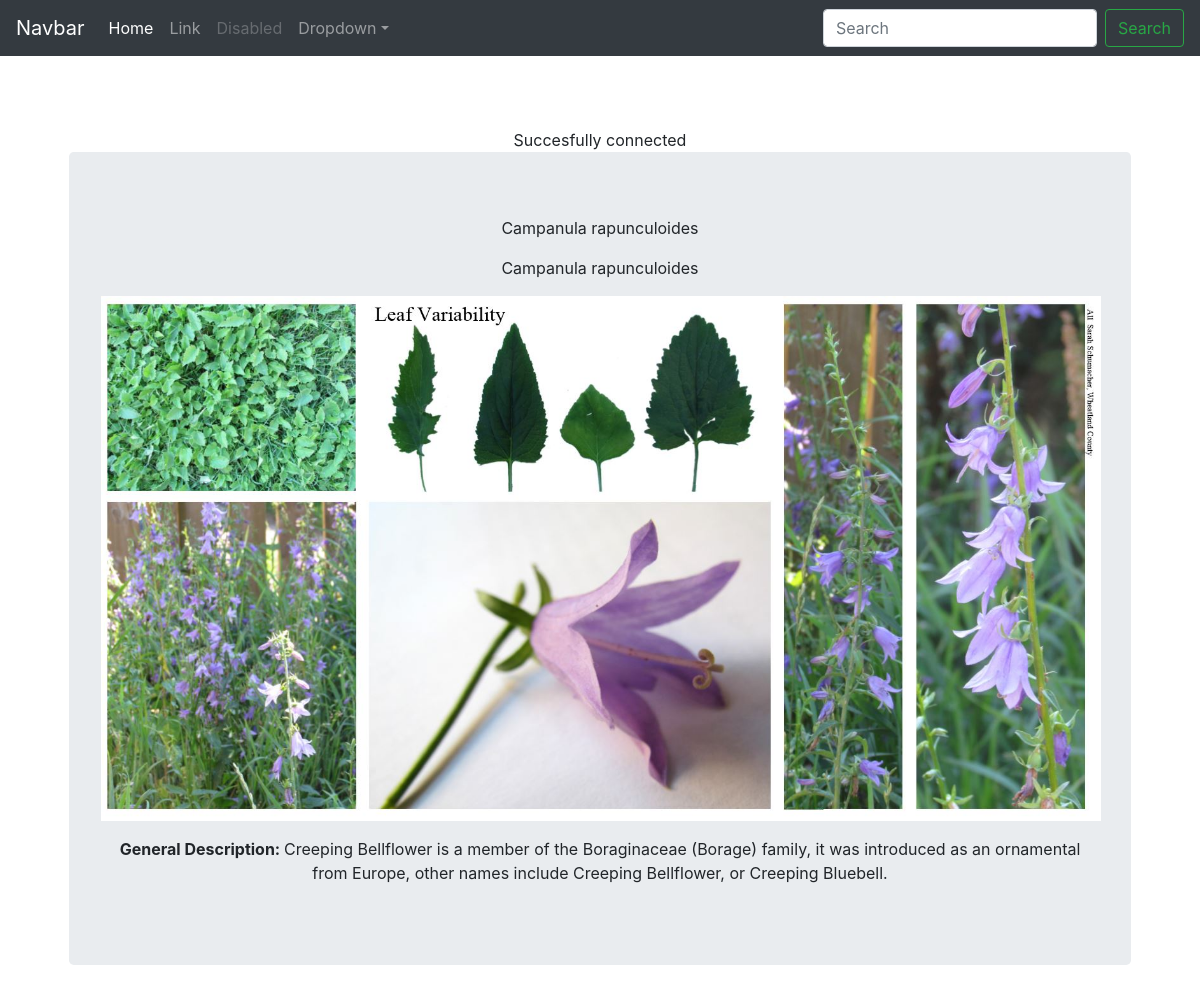
/?inv_sci_name=Campanula rapunculoides, run on the app's committed database.
### tables this page shows
CREATE TABLE `e_invasive_species` (
  `inv_sci_name` varchar(255) NOT NULL,
  `inv_com_name` varchar(255) DEFAULT NULL,
  `thumbnail` varchar(255) DEFAULT NULL,
  `aquatic` varchar(255) DEFAULT NULL,
  `inv_desc` blob,
  `concern` varchar(255) DEFAULT NULL,
  `management` varchar(255) DEFAULT NULL,
  `inv_ref` varchar(255) DEFAULT NULL
);

### index.php (the view, shortened to what this page needs)
<!doctype html>
<html lang="en">
  <head>
    <link href="bootstrap.min.css" rel="stylesheet">
    <link href="starter-template.css" rel="stylesheet">
  </head>
  <body>
    <nav class="navbar navbar-expand-md navbar-dark bg-dark fixed-top">
      <a class="navbar-brand" href="./">Navbar</a>
      <div class="collapse navbar-collapse" id="navbarsExampleDefault">
        <ul class="navbar-nav mr-auto">
          <li class="nav-item active">
            <a class="nav-link" href="#">Home <span class="sr-only">(current)</span></a>
          </li>
          <li class="nav-item">
            <a class="nav-link" href="#">Link</a>
          </li>
          <li class="nav-item">
            <a class="nav-link disabled" href="#">Disabled</a>
          </li>
          <li class="nav-item dropdown">
            <a class="nav-link dropdown-toggle" href="http://example.com" id="dropdown01" data-toggle="dropdown" aria-haspopup="true" aria-expanded="false">Dropdown</a>
          </li>
        </ul>
        <form class="form-inline my-2 my-lg-0" method="post">
          <input class="form-control mr-sm-2" type="text" placeholder="Search" aria-label="Search" name="input">
          <button class="btn btn-outline-success my-2 my-sm-0" type="submit" name="submit">Search</button>
        </form>
      </div>
    </nav>
    <main role="main" class="container">
      <div class="starter-template">
      <?php
      $conn = get_mysqli_localhost();
      if (!$conn) {
            die("Connection failed: " . mysqli_connect_error());
      } else {
        echo "Succesfully connected";
      }
        if (isset($_GET['edit']))
        {
          $inv_sci_name = mysqli_real_escape_string($conn, $_GET['edit']);
          if (isset($_POST['type']))
          {
            $edit_type = $_POST['type'];
            if ($edit_type==='invasive_species')
            {
              if (isset($_POST['name']) && isset($_POST['concern']) && isset($_POST['description']))
              {
                $name = mysqli_real_escape_string($conn, $_POST['name']);
                $concern = mysqli_real_escape_string($conn, $_POST['concern']);
                $description = mysqli_real_escape_string($conn, $_POST['description']);
                $sql = "UPDATE `e_invasive_species` SET `inv_sci_name` = '$name', `concern`='$concern', `inv_desc`='$description' WHERE `e_invasive_species`.`inv_sci_name` = '$inv_sci_name'; ";
                if ($conn->query($sql) === TRUE)
                {
                    echo "Record succesfully updated";
                }
                else
                {
                    echo "Error: " . $sql . "<br>" . $conn->error;
                }
              }
            }
          }
        }
        elseif (isset($_GET['inv_sci_name']))
        {
          $inv_sci_name = mysqli_real_escape_string($conn, $_GET['inv_sci_name']);
          $sql = $sql = "SELECT * FROM `e_invasive_species` WHERE `inv_sci_name`='$inv_sci_name'";
          $query = mysqli_query($conn, $sql);
          $row = mysqli_fetch_assoc($query);
          echo '<div class="jumbotron">';
          if(isset($_SESSION["user"]))
          {
            echo ('<form class="form-edit" method="post" action="?edit='.$row['inv_sci_name'].'" id="form-edit">');
            echo ('<input type="hidden" name="type" value="invasive_species">');
            echo ('<input type="text" name="name" value="'.$row['inv_sci_name'].'">');
            echo ('<input type="text" name="description" value="'.$row['inv_desc'].'">');
            echo ('<input type="text" name="concern" value="'.$row['concern'].'">');
            echo ('<button class="btn btn-lg btn-primary" type="submit">Edit Inavasive Species Info</button>');
            echo ('</form>');
          }
          else
          {
            echo ('<p>' . $row['inv_sci_name'] . '</p>');
            echo ('<p>' .$row['inv_sci_name'] . '</p>');
            echo ('<p>' .$row['inv_desc'] . '</p>');
          }
          echo '</div>';
        }
      ?>
        </div>
    </main>
  </body>
</html>

### starter-template.css (style rules this page uses)
body { padding-top: 5rem; }
.starter-template { padding: 3rem 1.5rem; text-align: center; }

### data on the page
e_invasive_species: inv_sci_name "Campanula rapunculoides", inv_desc (picture), inv_desc "General Description: Creeping Bellflower is a member of the Boraginaceae (Borage) family, it was introduced as an ornamental from Europe, other names include Creeping Bellflower, or Creeping Bluebell."
